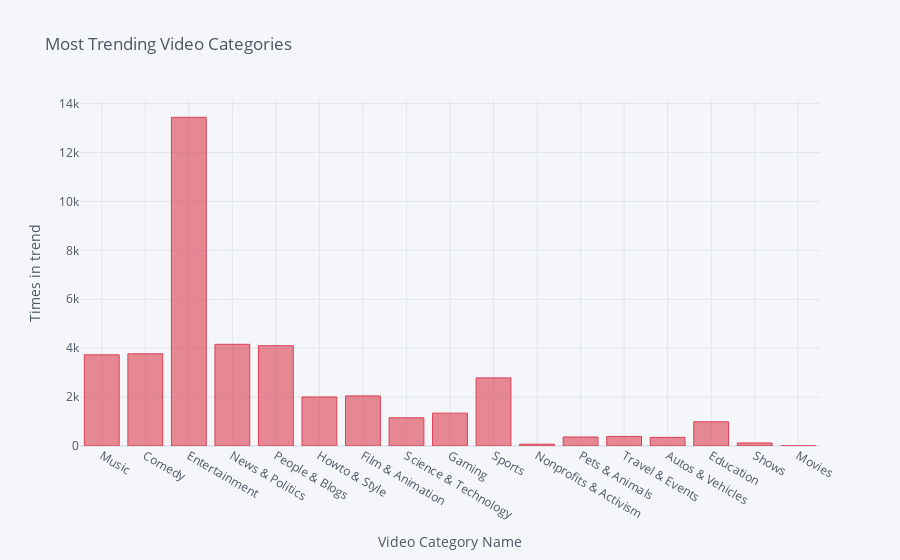

Notebook code cell kept with this figure:
### Code cell
configure_plotly_browser_state()

timesByCategory.iplot(kind = 'bar', 
                      x = 'category', 
                      y = 'values', 
                      xTitle = "Video Category Name", 
                      yTitle = "Times in trend", 
                      title = "Most Trending Video Categories", 
                      colors = "red")

### Figure 1 — Plotly figure (JSON) as saved in the notebook; plotly's stock layout.template omitted (floating-point values rounded to 4 significant figures)
{"data": [{"marker": {"color": "rgba(219, 64, 82, 0.6)", "line": {"color": "rgba(219, 64, 82, 1.0)", "width": 1}}, "name": "values", "orientation": "v", "text": "", "type": "bar", "x": ["Music", "Comedy", "Entertainment", "News & Politics", "People & Blogs", "Howto & Style", "Film & Animation", "Science & Technology", "Gaming", "Sports", "Nonprofits & Activism", "Pets & Animals", "Travel & Events", "Autos & Vehicles", "Education", "Shows", "Movies"], "y": [3730, 3771, 13443, 4159, 4103, 2006, 2049, 1155, 1344, 2786, 74, 369, 392, 352, 991, 124, 6]}], "layout": {"legend": {"bgcolor": "#F5F6F9", "font": {"color": "#4D5663"}}, "paper_bgcolor": "#F5F6F9", "plot_bgcolor": "#F5F6F9", "title": {"font": {"color": "#4D5663"}, "text": "Most Trending Video Categories"}, "xaxis": {"gridcolor": "#E1E5ED", "showgrid": true, "tickfont": {"color": "#4D5663"}, "title": {"font": {"color": "#4D5663"}, "text": "Video Category Name"}, "zerolinecolor": "#E1E5ED"}, "yaxis": {"gridcolor": "#E1E5ED", "showgrid": true, "tickfont": {"color": "#4D5663"}, "title": {"font": {"color": "#4D5663"}, "text": "Times in trend"}, "zerolinecolor": "#E1E5ED"}}}
